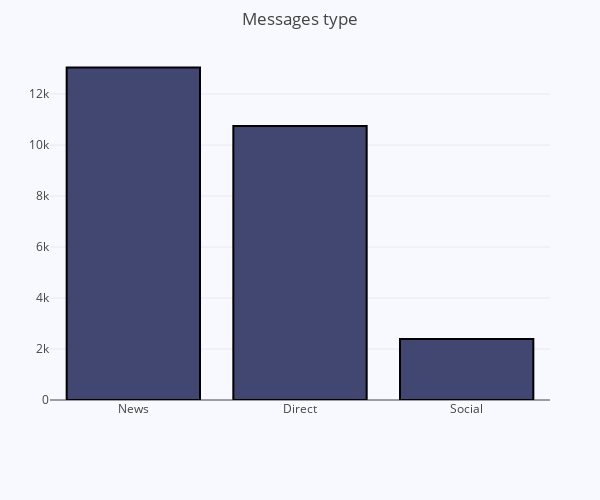

Notebook code for this chart:
### Code cell
trace1 = go.Bar(
    x=x2, 
    y=y2,
    marker = dict(color = '#414770', line=dict(color='rgb(0,0,0)',width=2.0)),
    
)

layout = go.Layout(
    barmode = "group", 
    title='Messages type',
    width=600, height=500,
    #plot_bgcolor='white', 
    margin=dict(l=50, r=50, b=100, t=50),
    paper_bgcolor='rgb(248, 248, 255)',
    plot_bgcolor='rgb(248, 248, 255)',
)

data = [trace1];
fig = go.Figure(data = data, layout = layout)
iplot(fig)

### Figure 1 — Plotly figure (JSON) as saved in the notebook; plotly's stock layout.template omitted (floating-point values rounded to 4 significant figures)
{"data": [{"marker": {"color": "#414770", "line": {"color": "rgb(0,0,0)", "width": 2}}, "type": "bar", "x": ["News", "Direct", "Social"], "y": [13039, 10747, 2394]}], "layout": {"barmode": "group", "height": 500, "margin": {"b": 100, "l": 50, "r": 50, "t": 50}, "paper_bgcolor": "rgb(248, 248, 255)", "plot_bgcolor": "rgb(248, 248, 255)", "title": "Messages type", "width": 600}}
